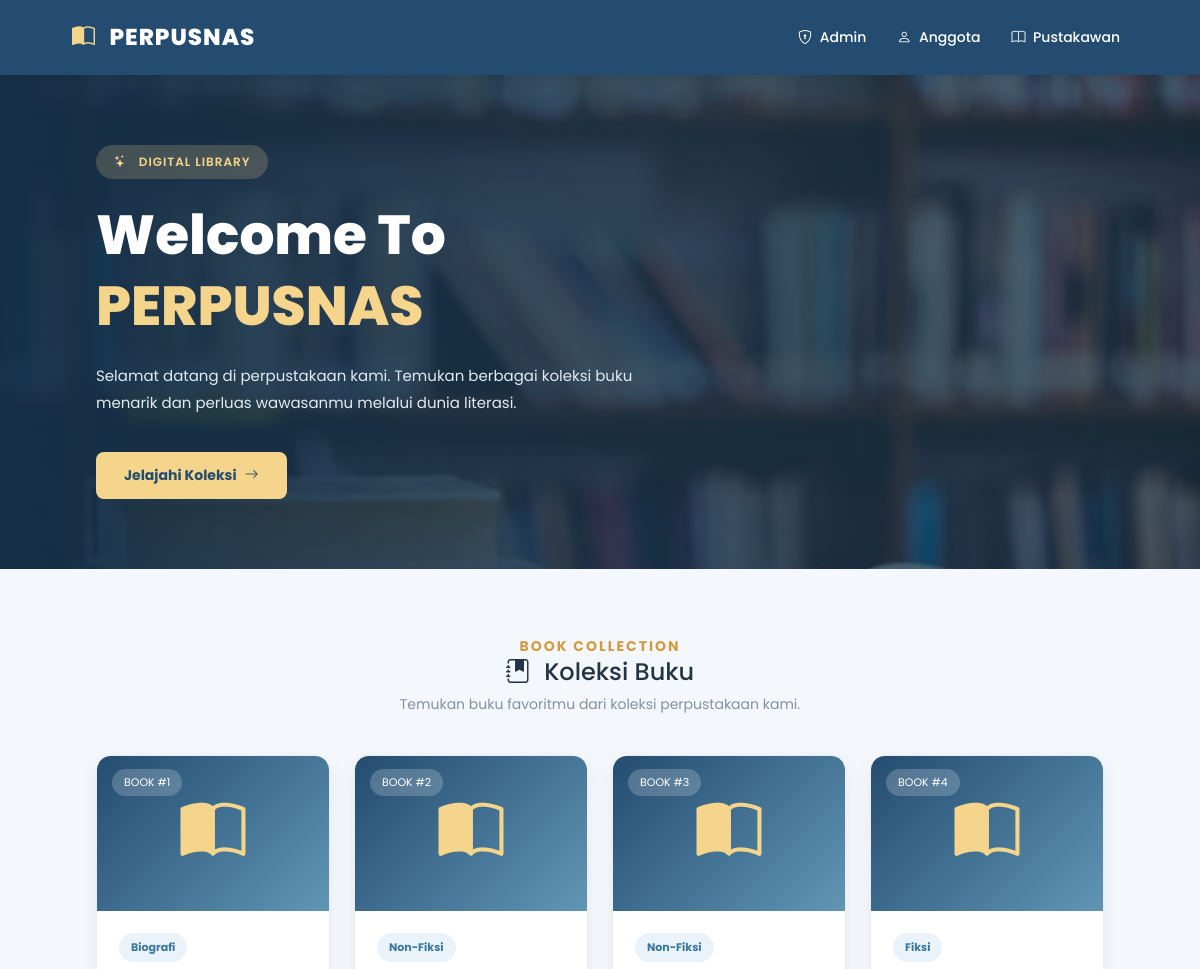
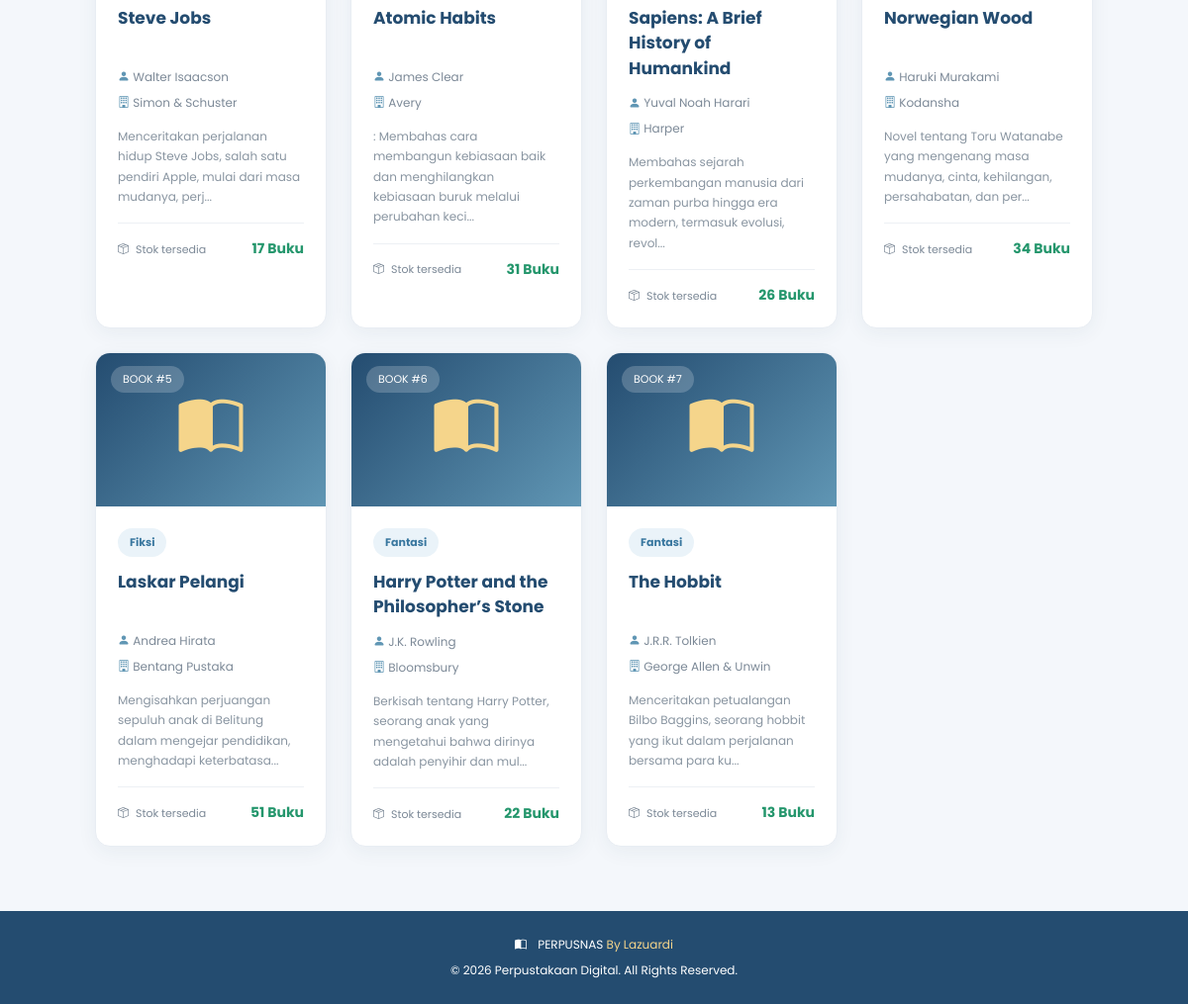
The page / on the database its author committed (2 pictures, top to bottom).
### tables this page shows
CREATE TABLE `t_buku` (
  `f_id` int(11) NOT NULL,
  `f_idkategori` int(11) NOT NULL,
  `f_judul` varchar(200) NOT NULL,
  `f_pengarang` varchar(200) NOT NULL,
  `f_penerbit` varchar(200) NOT NULL,
  `f_deskripsi` varchar(700) NOT NULL,
  `created_at` timestamp NOT NULL DEFAULT current_timestamp(),
  `updated_at` timestamp NOT NULL DEFAULT current_timestamp() ON UPDATE current_timestamp()
);

CREATE TABLE `t_kategori` (
  `f_id` int(11) NOT NULL,
  `f_kategori` varchar(200) NOT NULL,
  `created_at` timestamp NOT NULL DEFAULT current_timestamp(),
  `updated_at` timestamp NOT NULL DEFAULT current_timestamp() ON UPDATE current_timestamp()
);

### dbcontroller.php (called while the page is built, shortened)
<?php class dbcontroller
{
    private $host = "127.0.0.1";
    private $user = "root";
    private $password = "";
    private $database = "perpus";
    private $koneksi;
    public function __construct()
    {
        $this->koneksi = $this->koneksiDB();
    }
    public function koneksiDB()
    {
        $koneksi = mysqli_connect($this->host, $this->user, $this->password, $this->database);
        return $koneksi;
    }
    public function getALL($sql)
    {
        $result = mysqli_query($this->koneksi, $sql);
        $data = [];
        while ($row = mysqli_fetch_assoc($result)) {
            $data[] = $row;
        }
        return $data;
    }
    public function rowCOUNT($sql)
    {
        $result = mysqli_query($this->koneksi, $sql);
        $count = mysqli_num_rows($result);
        return $count;
    }
}

### index.php (the view, shortened to what this page needs)
<?php
require_once "dbcontroller.php";
$db = new dbcontroller;
$sql = "SELECT DISTINCT
            t_buku.f_id AS f_id,
            f_judul,
            f_kategori,
            f_pengarang,
            f_penerbit,
            f_deskripsi
        FROM t_buku
        INNER JOIN t_kategori
            ON t_buku.f_idkategori = t_kategori.f_id
        LEFT JOIN t_detailbuku
            ON t_buku.f_id = t_detailbuku.f_idbuku
        WHERE f_status = 'Tersedia'
        ORDER BY t_buku.f_id DESC";
$buku = $db->getALL($sql);
?>
<!DOCTYPE html>
<html lang="id">
<head>
    <link rel="stylesheet" href="bootstrap/css/bootstrap.css">
    <link rel="stylesheet" href="https://cdn.jsdelivr.net/npm/bootstrap-icons@1.10.3/font/bootstrap-icons.css">
</head>
<body>
    <nav class="navbar navbar-expand-lg navbar-dark">
        <div class="container-fluid">
            <a href="index.php" class="navbar-brand">
                <i class="bi bi-book-half me-2"></i> PERPUSNAS
            </a>
            <div class="collapse navbar-collapse" id="navbarNav">
                <ul class="navbar-nav ms-auto align-items-lg-center">
                    <?php if (isset($_SESSION['id'])):
                        $ida = (int) $_SESSION['id'];
                        $sqlUser = "SELECT f_username FROM t_anggota WHERE f_id=$ida";
                        $user = $db->getITEM($sqlUser);
                        ?>
                        <li class="nav-item">
                            <a class="nav-link" href="?f=home&m=memberarea">
                                <i class="bi bi-person-circle me-1"></i>
                                Anggota: <?= htmlspecialchars($user['f_username'] ?? 'User') ?>
                            </a>
                        </li>
                        <li class="nav-item">
                            <a class="nav-link" href="?log=logout">
                                <i class="bi bi-box-arrow-left me-1"></i>
                                Logout
                            </a>
                        </li>
                    <?php else: ?>
                        <li class="nav-item">
                            <a class="nav-link" href="loginadmin/login.php">
                                <i class="bi bi-shield-lock me-1"></i> Admin
                            </a>
                        </li>
                        <li class="nav-item">
                            <a class="nav-link" href="home/login.php">
                                <i class="bi bi-person me-1"></i> Anggota
                            </a>
                        </li>
                        <li class="nav-item">
                            <a class="nav-link" href="loginadmin/loginpus.php">
                                <i class="bi bi-book me-1"></i> Pustakawan
                            </a>
                        </li>
                    <?php endif; ?>
                </ul>
            </div>
        </div>
    </nav>
    <section class="hero">
        <div class="hero-content">
            <div class="hero-label">
                <i class="bi bi-stars me-2"></i>
                DIGITAL LIBRARY
            </div>
            <h1>Welcome To <span>PERPUSNAS</span></h1>
            <p>
                Selamat datang di perpustakaan kami.
                Temukan berbagai koleksi buku menarik dan
                perluas wawasanmu melalui dunia literasi.
            </p>
            <a href="#koleksi" class="hero-btn">Jelajahi Koleksi<i class="bi bi-arrow-right ms-2"></i></a>
        </div>
    </section>
    <section class="book-section" id="koleksi">
        <div class="section-header">
            <small>BOOK COLLECTION</small>
            <h4>
                <i class="bi bi-journal-bookmark-fill me-2"></i>
                Koleksi Buku
            </h4>
            <p>Temukan buku favoritmu dari koleksi perpustakaan kami.</p>
        </div>
        <div class="container-fluid">
            <div class="row g-4">
                <?php if (!empty($buku)): ?>
                    <?php $no = 1; ?>
                    <?php foreach ($buku as $r):
                        $idBuku = (int) $r['f_id'];
                        $stok = $db->rowCOUNT(
                            "SELECT * FROM t_detailbuku
                             WHERE f_status='tersedia'
                             AND f_idbuku=$idBuku"
                        );
                        $deskripsi = $r['f_deskripsi'] ?? '';
                        ?>
                        <div class="col-12 col-sm-6 col-lg-4 col-xl-3">
                            <div class="book-card">
                                <div class="book-cover">
                                    <span class="book-number">
                                        BOOK #<?= $no++ ?>
                                    </span>
                                    <i class="bi bi-book-half"></i>
                                </div>
                                <div class="book-content">
                                    <span class="book-category">
                                        <?= htmlspecialchars($r['f_kategori']) ?>
                                    </span>
                                    <h5>
                                        <?= htmlspecialchars($r['f_judul']) ?>
                                    </h5>
                                    <div class="book-info">
                                        <i class="bi bi-person-fill"></i>
                                        <?= htmlspecialchars($r['f_pengarang']) ?>
                                    </div>
                                    <div class="book-info">
                                        <i class="bi bi-building"></i>
                                        <?= htmlspecialchars($r['f_penerbit']) ?>
                                    </div>
                                    <p class="book-description">
                                        <?= htmlspecialchars(
                                            mb_strimwidth(strip_tags($deskripsi), 0, 100, '...')
                                        ) ?>
                                    </p>
                                    <div class="book-footer">
                                        <span class="stock-label">
                                            <i class="bi bi-box-seam me-1"></i>
                                            Stok tersedia
                                        </span>
                                        <span class="stock-number <?= $stok <= 0 ? 'empty' : '' ?>">
                                            <?= $stok ?> Buku
                                        </span>
                                    </div>
                                </div>
                            </div>
                        </div>
                    <?php endforeach; ?>
                <?php endif; ?>
            </div>
        </div>
    </section>
    <footer>
        <p class="mb-1">
            <i class="bi bi-book-half me-2"></i>
            PERPUSNAS <span>By Lazuardi</span>
        </p>
        <p class="mt-2 mb-0">
            &copy; 2026
            Perpustakaan Digital. All Rights Reserved.
        </p>
    </footer>
</body>
</html>

### index.php (style rules this page uses)
* { margin: 0; padding: 0; box-sizing: border-box; }
body { font-family: 'Poppins', sans-serif; background: #f4f7fb; color: #243447; }
.navbar { background: #244c70; padding: 15px 5%; box-shadow: 0 3px 15px rgba(0, 0, 0, 0.08); }
.navbar-brand { font-size: 23px; font-weight: 800; letter-spacing: 1px; color: white !important; }
.navbar-brand i { color: #f5d58b; }
.nav-link { color: white !important; font-size: 14px; font-weight: 500; margin-left: 15px; transition: .3s; }
.hero { min-height: 420px; display: flex; align-items: center; background: linear-gradient(90deg, rgba(20, 48, 73, .95), rgba(20, 48, 73, .65)), url('bg1.jpg'); background-position: center; background-size: cover; padding: 70px 8%; color: white; }
.hero-content { max-width: 650px; }
.hero-label { display: inline-block; background: rgba(245, 213, 139, .2); color: #f5d58b; padding: 8px 18px; border-radius: 30px; font-size: 12px; font-weight: 600; letter-spacing: 1px; margin-bottom: 20px; }
.hero h1 { font-size: clamp(32px, 5vw, 55px); font-weight: 800; line-height: 1.3; margin-bottom: 20px; }
.hero h1 span { color: #f5d58b; }
.hero p { font-size: 15px; color: #e2eaf1; line-height: 1.8; max-width: 550px; }
.hero-btn { display: inline-block; margin-top: 20px; padding: 13px 28px; background: #f5d58b; color: #244c70; text-decoration: none; border-radius: 8px; font-size: 14px; font-weight: 700; transition: .3s; }
.book-section { padding: 65px 7%; }
.section-header { text-align: center; margin-bottom: 40px; }
.section-header small { color: #d29b43; font-weight: 700; letter-spacing: 2px; }
.section-header p { color: #8492a2; font-size: 14px; }
.book-card { background: white; border-radius: 15px; overflow: hidden; height: 100%; border: 1px solid #e8edf3; box-shadow: 0 5px 20px rgba(30, 60, 90, .06); transition: .3s; }
.book-cover { height: 155px; background: linear-gradient(135deg, #244c70, #6096B4); display: flex; align-items: center; justify-content: center; position: relative; }
.book-cover i { font-size: 65px; color: #f5d58b; }
.book-number { position: absolute; top: 13px; left: 15px; background: rgba(255, 255, 255, .2); color: white; padding: 5px 12px; border-radius: 20px; font-size: 11px; }
.book-content { padding: 22px; }
.book-category { display: inline-block; background: #eaf3f9; color: #39779f; font-size: 11px; font-weight: 700; padding: 6px 12px; border-radius: 20px; margin-bottom: 13px; }
.book-content h5 { color: #244c70; font-size: 17px; font-weight: 700; line-height: 1.5; margin-bottom: 13px; min-height: 50px; }
.book-info { font-size: 12px; color: #7c8997; margin-bottom: 8px; }
.book-info i { color: #6096B4; width: 20px; }
.book-description { font-size: 12px; color: #8995a1; line-height: 1.7; margin-top: 15px; min-height: 60px; }
.book-footer { border-top: 1px solid #edf0f4; padding-top: 15px; margin-top: 15px; display: flex; align-items: center; justify-content: space-between; }
.stock-label { font-size: 11px; color: #7c8997; }
.stock-number { color: #24966c; font-size: 14px; font-weight: 700; }
footer { background: #244c70; color: white; text-align: center; padding: 25px 10px; font-size: 12px; }
footer span { color: #f5d58b; }

### rows shown on the page
t_buku: f_idkategori.f_kategori "Biografi", f_judul "Steve Jobs", f_pengarang "Walter Isaacson", f_penerbit "Simon & Schuster", f_deskripsi "Menceritakan perjalanan hidup Steve Jobs, salah satu pendiri Apple, mulai dari masa mudanya, perj...", stok "17"
t_buku: f_idkategori.f_kategori "Non-Fiksi", f_judul "Atomic Habits", f_pengarang "James Clear", f_penerbit "Avery", f_deskripsi ": Membahas cara membangun kebiasaan baik dan menghilangkan kebiasaan buruk melalui perubahan keci...", stok "31"
t_buku: f_idkategori.f_kategori "Non-Fiksi", f_judul "Sapiens: A Brief History of Humankind", f_pengarang "Yuval Noah Harari", f_penerbit "Harper", f_deskripsi "Membahas sejarah perkembangan manusia dari zaman purba hingga era modern, termasuk evolusi, revol...", stok "26"
t_buku: f_idkategori.f_kategori "Fiksi", f_judul "Norwegian Wood", f_pengarang "Haruki Murakami", f_penerbit "Kodansha", f_deskripsi "Novel tentang Toru Watanabe yang mengenang masa mudanya, cinta, kehilangan, persahabatan, dan per...", stok "34"
t_buku: f_idkategori.f_kategori "Fiksi", f_judul "Laskar Pelangi", f_pengarang "Andrea Hirata", f_penerbit "Bentang Pustaka", f_deskripsi "Mengisahkan perjuangan sepuluh anak di Belitung dalam mengejar pendidikan, menghadapi keterbatasa...", stok "51"
t_buku: f_idkategori.f_kategori "Fantasi", f_judul "Harry Potter and the Philosopher’s Stone", f_pengarang "J.K. Rowling", f_penerbit "Bloomsbury", f_deskripsi "Berkisah tentang Harry Potter, seorang anak yang mengetahui bahwa dirinya adalah penyihir dan mul...", stok "22"
t_buku: f_idkategori.f_kategori "Fantasi", f_judul "The Hobbit", f_pengarang "J.R.R. Tolkien", f_penerbit "George Allen & Unwin", f_deskripsi "Menceritakan petualangan Bilbo Baggins, seorang hobbit yang ikut dalam perjalanan bersama para ku...", stok "13"
